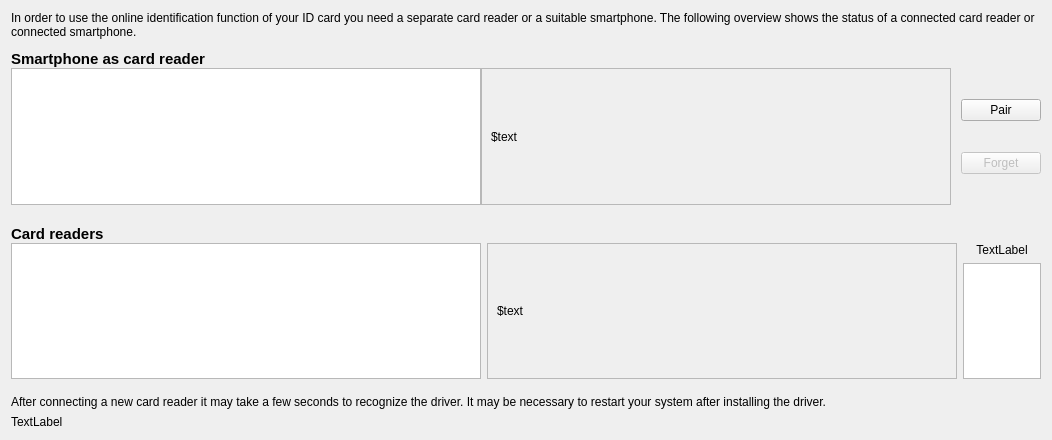
<?xml version="1.0" encoding="UTF-8"?>
<ui version="4.0">
 <class>ReaderDeviceWidget</class>
 <widget class="QWidget" name="ReaderDeviceWidget">
  <property name="geometry">
   <rect>
    <x>0</x>
    <y>0</y>
    <width>649</width>
    <height>440</height>
   </rect>
  </property>
  <layout class="QHBoxLayout" name="horizontalLayout_3">
   <item>
    <layout class="QVBoxLayout" name="mainLayout">
     <property name="spacing">
      <number>6</number>
     </property>
     <item>
      <widget class="QLabel" name="cardReaderDescription">
       <property name="focusPolicy">
        <enum>Qt::TabFocus</enum>
       </property>
       <property name="accessibleName">
        <string>In order to use the online identification function of your ID card you need a separate card reader or a suitable smartphone. The following overview shows the status of a connected card reader or connected smartphone.</string>
       </property>
       <property name="text">
        <string>In order to use the online identification function of your ID card you need a separate card reader or a suitable smartphone. The following overview shows the status of a connected card reader or connected smartphone.</string>
       </property>
       <property name="wordWrap">
        <bool>true</bool>
       </property>
      </widget>
     </item>
     <item>
      <layout class="QVBoxLayout" name="verticalLayout">
       <property name="spacing">
        <number>0</number>
       </property>
       <item>
        <spacer name="verticalSpacer_3">
         <property name="orientation">
          <enum>Qt::Vertical</enum>
         </property>
         <property name="sizeType">
          <enum>QSizePolicy::Minimum</enum>
         </property>
         <property name="sizeHint" stdset="0">
          <size>
           <width>20</width>
           <height>5</height>
          </size>
         </property>
        </spacer>
       </item>
       <item>
        <widget class="QLabel" name="sakLabel">
         <property name="sizePolicy">
          <sizepolicy hsizetype="Preferred" vsizetype="Preferred">
           <horstretch>0</horstretch>
           <verstretch>0</verstretch>
          </sizepolicy>
         </property>
         <property name="font">
          <font>
           <pointsize>11</pointsize>
           <weight>75</weight>
           <bold>true</bold>
          </font>
         </property>
         <property name="text">
          <string>Smartphone as card reader</string>
         </property>
        </widget>
       </item>
       <item>
        <layout class="QHBoxLayout" name="remoteReaderLayout">
         <item>
          <widget class="QTableView" name="tableViewRemote">
           <property name="sizePolicy">
            <sizepolicy hsizetype="Maximum" vsizetype="Expanding">
             <horstretch>0</horstretch>
             <verstretch>0</verstretch>
            </sizepolicy>
           </property>
           <property name="minimumSize">
            <size>
             <width>470</width>
             <height>100</height>
            </size>
           </property>
           <property name="selectionMode">
            <enum>QAbstractItemView::SingleSelection</enum>
           </property>
           <property name="selectionBehavior">
            <enum>QAbstractItemView::SelectRows</enum>
           </property>
           <attribute name="horizontalHeaderHighlightSections">
            <bool>false</bool>
           </attribute>
          </widget>
         </item>
         <item>
          <widget class="QFrame" name="remoteEmptyListDescriptionFrame">
           <property name="frameShape">
            <enum>QFrame::StyledPanel</enum>
           </property>
           <property name="frameShadow">
            <enum>QFrame::Plain</enum>
           </property>
           <property name="sizePolicy">
            <sizepolicy hsizetype="Maximum" vsizetype="Expanding">
             <horstretch>0</horstretch>
             <verstretch>0</verstretch>
            </sizepolicy>
           </property>
           <property name="visible">
            <bool>false</bool>
           </property>
           <property name="minimumSize">
            <size>
             <width>470</width>
             <height>100</height>
            </size>
           </property>
           <layout class="QVBoxLayout" name="remoteEmptyListDescriptionLayout">
            <item>
             <widget class="QLabel" name="remoteEmptyListDescription">
              <property name="text">
               <string notr="true">$text</string>
              </property>
              <property name="wordWrap">
               <bool>true</bool>
              </property>
              <property name="openExternalLinks">
               <bool>true</bool>
              </property>
             </widget>
            </item>
           </layout>
          </widget>
         </item>
         <item>
          <layout class="QVBoxLayout" name="buttonLayout">
           <property name="leftMargin">
            <number>10</number>
           </property>
           <item>
            <widget class="QPushButton" name="connectRemote">
             <property name="enabled">
              <bool>true</bool>
             </property>
             <property name="sizePolicy">
              <sizepolicy hsizetype="Preferred" vsizetype="Fixed">
               <horstretch>0</horstretch>
               <verstretch>0</verstretch>
              </sizepolicy>
             </property>
             <property name="maximumSize">
              <size>
               <width>200</width>
               <height>16777215</height>
              </size>
             </property>
             <property name="text">
              <string>Pair</string>
             </property>
            </widget>
           </item>
           <item>
            <widget class="QPushButton" name="forgetRemote">
             <property name="enabled">
              <bool>false</bool>
             </property>
             <property name="sizePolicy">
              <sizepolicy hsizetype="Maximum" vsizetype="Fixed">
               <horstretch>0</horstretch>
               <verstretch>0</verstretch>
              </sizepolicy>
             </property>
             <property name="maximumSize">
              <size>
               <width>200</width>
               <height>16777215</height>
              </size>
             </property>
             <property name="text">
              <string>Forget</string>
             </property>
            </widget>
           </item>
          </layout>
         </item>
        </layout>
       </item>
       <item>
        <spacer name="verticalSpacer_2">
         <property name="orientation">
          <enum>Qt::Vertical</enum>
         </property>
         <property name="sizeType">
          <enum>QSizePolicy::Minimum</enum>
         </property>
         <property name="sizeHint" stdset="0">
          <size>
           <width>20</width>
           <height>20</height>
          </size>
         </property>
        </spacer>
       </item>
       <item>
        <widget class="QLabel" name="cardReaderLabel">
         <property name="font">
          <font>
           <pointsize>11</pointsize>
           <weight>75</weight>
           <bold>true</bold>
          </font>
         </property>
         <property name="text">
          <string>Card readers</string>
         </property>
        </widget>
       </item>
       <item>
        <layout class="QHBoxLayout" name="infoLayout">
         <property name="spacing">
          <number>6</number>
         </property>
         <item>
          <widget class="QTableView" name="tableViewLocal">
           <property name="sizePolicy">
            <sizepolicy hsizetype="Maximum" vsizetype="Expanding">
             <horstretch>0</horstretch>
             <verstretch>0</verstretch>
            </sizepolicy>
           </property>
           <property name="minimumSize">
            <size>
             <width>470</width>
             <height>0</height>
            </size>
           </property>
           <property name="selectionMode">
            <enum>QAbstractItemView::SingleSelection</enum>
           </property>
           <property name="selectionBehavior">
            <enum>QAbstractItemView::SelectRows</enum>
           </property>
           <attribute name="horizontalHeaderHighlightSections">
            <bool>false</bool>
           </attribute>
          </widget>
         </item>
         <item>
          <widget class="QFrame" name="localEmptyListDescriptionFrame">
           <property name="frameShape">
            <enum>QFrame::StyledPanel</enum>
           </property>
           <property name="frameShadow">
            <enum>QFrame::Plain</enum>
           </property>
           <property name="sizePolicy">
            <sizepolicy hsizetype="Maximum" vsizetype="Expanding">
             <horstretch>0</horstretch>
             <verstretch>0</verstretch>
            </sizepolicy>
           </property>
           <property name="visible">
            <bool>false</bool>
           </property>
           <property name="minimumSize">
            <size>
             <width>470</width>
             <height>100</height>
            </size>
           </property>
           <layout class="QVBoxLayout" name="localEmptyListDescriptionLayout">
            <item>
             <widget class="QLabel" name="localEmptyListDescription">
              <property name="text">
               <string notr="true">$text</string>
              </property>
              <property name="wordWrap">
               <bool>true</bool>
              </property>
              <property name="openExternalLinks">
               <bool>true</bool>
              </property>
             </widget>
            </item>
           </layout>
          </widget>
         </item>
         <item>
          <layout class="QVBoxLayout" name="detailInfoLayout">
           <item>
            <layout class="QHBoxLayout" name="labelLayout">
             <item>
              <widget class="QLabel" name="readerLabel">
               <property name="text">
                <string notr="true">TextLabel</string>
               </property>
               <property name="alignment">
                <set>Qt::AlignCenter</set>
               </property>
              </widget>
             </item>
            </layout>
           </item>
           <item>
            <widget class="QStackedWidget" name="stackedWidget">
             <property name="sizePolicy">
              <sizepolicy hsizetype="Preferred" vsizetype="Preferred">
               <horstretch>0</horstretch>
               <verstretch>0</verstretch>
              </sizepolicy>
             </property>
             <property name="maximumSize">
              <size>
               <width>200</width>
               <height>16777215</height>
              </size>
             </property>
             <widget class="QTextBrowser" name="infoText">
              <property name="sizePolicy">
               <sizepolicy hsizetype="Preferred" vsizetype="Preferred">
                <horstretch>0</horstretch>
                <verstretch>0</verstretch>
               </sizepolicy>
              </property>
              <property name="maximumSize">
               <size>
                <width>200</width>
                <height>16777215</height>
               </size>
              </property>
             </widget>
             <widget class="QWidget" name="emptyWidget"/>
            </widget>
           </item>
          </layout>
         </item>
        </layout>
       </item>
      </layout>
     </item>
     <item>
      <spacer name="verticalSpacer">
       <property name="orientation">
        <enum>Qt::Vertical</enum>
       </property>
       <property name="sizeType">
        <enum>QSizePolicy::Fixed</enum>
       </property>
       <property name="sizeHint" stdset="0">
        <size>
         <width>10</width>
         <height>10</height>
        </size>
       </property>
      </spacer>
     </item>
     <item>
      <widget class="QLabel" name="updateInfoLabel">
       <property name="focusPolicy">
        <enum>Qt::TabFocus</enum>
       </property>
       <property name="accessibleName">
        <string>After connecting a new card reader it may take a few seconds to recognize the driver. It may be necessary to restart your system after installing the driver.</string>
       </property>
       <property name="text">
        <string>After connecting a new card reader it may take a few seconds to recognize the driver. It may be necessary to restart your system after installing the driver.</string>
       </property>
       <property name="wordWrap">
        <bool>true</bool>
       </property>
      </widget>
     </item>
     <item>
      <widget class="QLabel" name="updateTimeLabel">
       <property name="text">
        <string>TextLabel</string>
       </property>
      </widget>
     </item>
    </layout>
   </item>
  </layout>
 </widget>
 <resources/>
 <connections/>
</ui>
